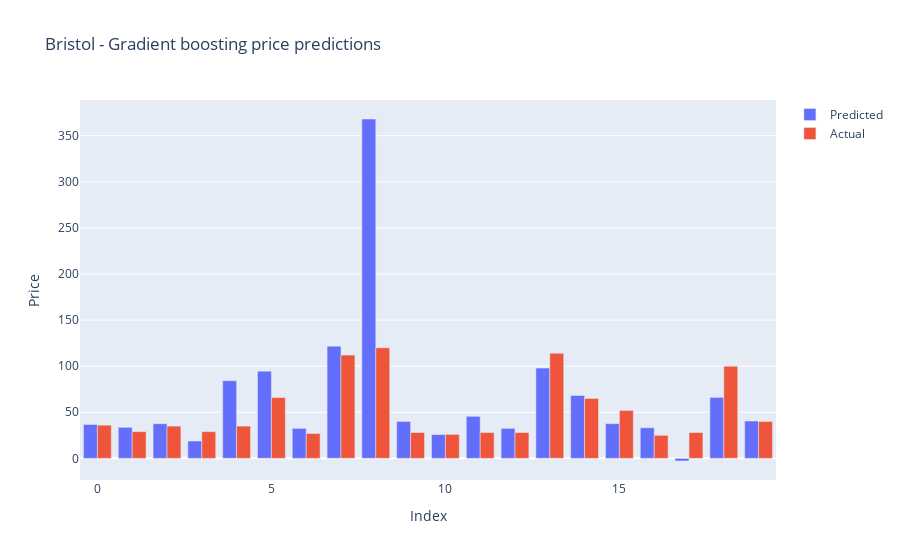

Notebook source saved alongside this figure:
### Code cell
import plotly.graph_objs as go
import plotly.express as px
title=['Pred vs Actual']
fig = go.Figure(data=[
    go.Bar(name='Predicted', x=error_diff1.index, y=error_diff['Predicted Values']),
    go.Bar(name='Actual', x=error_diff1.index, y=error_diff['Actual Values'])
])

fig.update_layout(barmode='group', title="Bristol - Gradient boosting price predictions", yaxis = dict(title ="Price"), xaxis =dict(title="Index"))
fig.show()

### Figure 1 — Plotly figure (JSON) as saved in the notebook; plotly's stock layout.template omitted (floating-point values rounded to 4 significant figures; data arrays with more than 128 entries replaced by an {"elided": "..."} marker saying what was removed)
{"data": [{"name": "Predicted", "type": "bar", "x": [0, 1, 2, 3, 4, 5, 6, 7, 8, 9, 10, 11, 12, 13, 14, 15, 16, 17, 18, 19], "y": {"elided": "248 float values"}}, {"name": "Actual", "type": "bar", "x": [0, 1, 2, 3, 4, 5, 6, 7, 8, 9, 10, 11, 12, 13, 14, 15, 16, 17, 18, 19], "y": {"elided": "248 int values"}}], "layout": {"barmode": "group", "title": {"text": "Bristol - Gradient boosting price predictions"}, "xaxis": {"title": {"text": "Index"}}, "yaxis": {"title": {"text": "Price"}}}}
